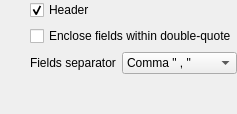
         <widget class="QWidget" name="pageFormatPropertiesTextCSV">
          <property name="styleSheet">
           <string notr="true"/>
          </property>
          <layout class="QGridLayout" name="gridLayout_4">
           <property name="leftMargin">
            <number>30</number>
           </property>
           <property name="topMargin">
            <number>0</number>
           </property>
           <property name="rightMargin">
            <number>0</number>
           </property>
           <property name="bottomMargin">
            <number>0</number>
           </property>
           <item row="0" column="0" colspan="2" alignment="Qt::AlignTop">
            <widget class="QCheckBox" name="cbFormatTextCSVHeader">
             <property name="sizePolicy">
              <sizepolicy hsizetype="Minimum" vsizetype="Maximum">
               <horstretch>0</horstretch>
               <verstretch>0</verstretch>
              </sizepolicy>
             </property>
             <property name="toolTip">
              <string>&lt;html&gt;&lt;head/&gt;&lt;body&gt;&lt;p&gt;Add header (properties names) to exported CSV&lt;/p&gt;&lt;/body&gt;&lt;/html&gt;</string>
             </property>
             <property name="text">
              <string>Header</string>
             </property>
             <property name="checked">
              <bool>true</bool>
             </property>
            </widget>
           </item>
           <item row="1" column="0" colspan="2">
            <widget class="QCheckBox" name="cbxFormatTextCSVEnclosedFields">
             <property name="text">
              <string>Enclose fields within double-quote</string>
             </property>
            </widget>
           </item>
           <item row="2" column="1">
            <widget class="QComboBox" name="cbxFormatTextCSVSeparator">
             <property name="sizePolicy">
              <sizepolicy hsizetype="Expanding" vsizetype="Fixed">
               <horstretch>0</horstretch>
               <verstretch>0</verstretch>
              </sizepolicy>
             </property>
             <property name="toolTip">
              <string>&lt;html&gt;&lt;head/&gt;&lt;body&gt;&lt;p&gt;Define CSV file separator&lt;/p&gt;&lt;p&gt;&lt;br/&gt;&lt;/p&gt;&lt;p&gt;Common separator values are:&lt;/p&gt;&lt;p&gt;&lt;span style=&quot; font-family:'monospace'; font-size:8pt; font-weight:600;&quot;&gt;- ,  &lt;/span&gt;&lt;span style=&quot; font-size:8pt;&quot;&gt;Comma&lt;/span&gt;&lt;/p&gt;&lt;p&gt;&lt;span style=&quot; font-family:'monospace'; font-size:8pt; font-weight:600;&quot;&gt;- ;  &lt;/span&gt;&lt;span style=&quot; font-size:8pt;&quot;&gt;Semi-colon&lt;/span&gt;&lt;/p&gt;&lt;p&gt;&lt;span style=&quot; font-family:'monospace'; font-size:8pt; font-weight:600;&quot;&gt;- \t &lt;/span&gt;&lt;span style=&quot; font-size:8pt;&quot;&gt;Tab character&lt;/span&gt;&lt;/p&gt;&lt;p&gt;&lt;span style=&quot; font-family:'monospace'; font-size:8pt; font-weight:600;&quot;&gt;- |&lt;/span&gt;&lt;span style=&quot; font-family:'monospace'; font-size:8pt; font-weight:600;&quot;/&gt;&lt;span style=&quot; font-size:8pt;&quot;&gt;Pipe&lt;/span&gt;&lt;/p&gt;&lt;/body&gt;&lt;/html&gt;</string>
             </property>
             <property name="currentText">
              <string>Comma &quot; , &quot;</string>
             </property>
             <property name="currentIndex">
              <number>0</number>
             </property>
             <property name="modelColumn">
              <number>0</number>
             </property>
             <item>
              <property name="text">
               <string>Comma &quot; , &quot;</string>
              </property>
             </item>
             <item>
              <property name="text">
               <string>Semi-Colon &quot; ; &quot;</string>
              </property>
             </item>
             <item>
              <property name="text">
               <string>Tab</string>
              </property>
             </item>
             <item>
              <property name="text">
               <string>Pipe &quot; | &quot;</string>
              </property>
             </item>
            </widget>
           </item>
           <item row="2" column="0">
            <widget class="QLabel" name="label_11">
             <property name="text">
              <string>Fields separator</string>
             </property>
            </widget>
           </item>
           <item row="3" column="1">
            <spacer name="verticalSpacer">
             <property name="orientation">
              <enum>Qt::Vertical</enum>
             </property>
             <property name="sizeHint" stdset="0">
              <size>
               <width>20</width>
               <height>40</height>
              </size>
             </property>
            </spacer>
           </item>
          </layout>
         </widget>
